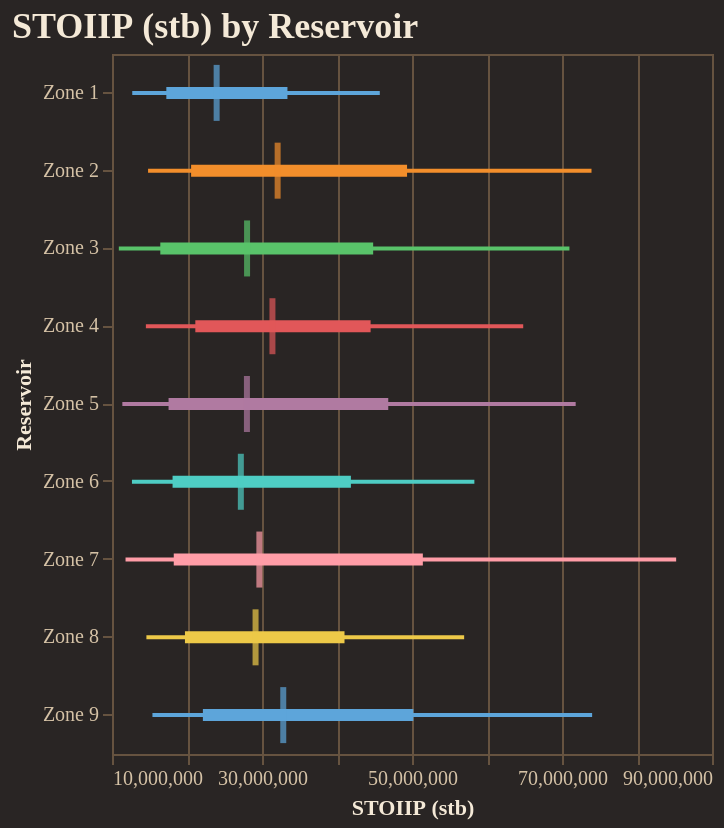

Write notebook code for a chart like this one.
### Code cell
fig = reporter.plotter.forest_plot(
    "STOIIP (stb)", 
    backend=PLOTTING_BACKEND
)
fig.show()

### Figure 1 — Vega-Lite specification as saved in the notebook (floating-point values rounded to 4 significant figures)
{"config": {"background": "#292524", "view": {"fill": "#292524", "stroke": "#665340"}, "title": {"color": "#f4e9d7", "font": "Merriweather", "fontSize": 18, "fontWeight": 600, "subtitleColor": "#d5c2a6", "anchor": "start"}, "axis": {"domainColor": "#665340", "gridColor": "#665340", "tickColor": "#665340", "labelColor": "#d5c2a6", "titleColor": "#f4e9d7", "labelFont": "Merriweather", "titleFont": "Merriweather"}, "legend": {"titleColor": "#f4e9d7", "labelColor": "#d5c2a6", "labelFont": "Merriweather", "titleFont": "Merriweather", "orient": "top-right", "symbolType": "circle"}, "header": {"labelColor": "#d5c2a6", "titleColor": "#f4e9d7", "labelFont": "Merriweather", "titleFont": "Merriweather"}, "mark": {"color": "#c78d3b"}, "line": {"color": "#c78d3b"}, "bar": {"color": "#c78d3b"}, "point": {"color": "#ddb06d"}, "area": {"color": "#c78d3b", "opacity": 0.35}, "text": {"color": "#f4e9d7", "font": "Merriweather"}, "range": {"category": ["#5DA5DA", "#F28E2B", "#59C36A", "#E15759", "#B07AA1", "#4ECDC4", "#FF9DA7", "#EDC948"]}}, "layer": [{"mark": {"type": "rule", "strokeWidth": 2}, "encoding": {"color": {"field": "group", "legend": null, "type": "nominal"}, "x": {"field": "p10", "scale": {"zero": false}, "title": "STOIIP (stb)", "type": "quantitative"}, "x2": {"field": "p90"}, "y": {"field": "group", "sort": ["Zone 1", "Zone 2", "Zone 3", "Zone 4", "Zone 5", "Zone 6", "Zone 7", "Zone 8", "Zone 9"], "title": "Reservoir", "type": "nominal"}}}, {"mark": {"type": "rule", "strokeWidth": 6}, "encoding": {"color": {"field": "group", "legend": null, "type": "nominal"}, "x": {"field": "p25", "scale": {"zero": false}, "title": "STOIIP (stb)", "type": "quantitative"}, "x2": {"field": "p75"}, "y": {"field": "group", "sort": ["Zone 1", "Zone 2", "Zone 3", "Zone 4", "Zone 5", "Zone 6", "Zone 7", "Zone 8", "Zone 9"], "title": "Reservoir", "type": "nominal"}}}, {"mark": {"type": "tick", "color": "black", "size": 28, "thickness": 3}, "encoding": {"color": {"field": "group", "legend": null, "type": "nominal"}, "tooltip": [{"field": "group", "title": "Group", "type": "nominal"}, {"field": "p10", "title": "P10", "type": "quantitative"}, {"field": "p25", "title": "P25", "type": "quantitative"}, {"field": "median", "title": "Median", "type": "quantitative"}, {"field": "p75", "title": "P75", "type": "quantitative"}, {"field": "p90", "title": "P90", "type": "quantitative"}], "x": {"field": "median", "scale": {"zero": false}, "title": "STOIIP (stb)", "type": "quantitative"}, "y": {"field": "group", "sort": ["Zone 1", "Zone 2", "Zone 3", "Zone 4", "Zone 5", "Zone 6", "Zone 7", "Zone 8", "Zone 9"], "title": "Reservoir", "type": "nominal"}}}], "data": {"name": "data-0f8856bf7133921998d12f0f843c6bf7"}, "height": 350, "title": "STOIIP (stb) by Reservoir", "width": "container", "$schema": "https://vega.github.io/schema/vega-lite/v5.20.1.json", "datasets": {"data-0f8856bf7133921998d12f0f843c6bf7": [{"group": "Zone 1", "p10": 12700000.0, "p25": 17240000.0, "median": 23950000.0, "p75": 33390000.0, "p90": 45710000.0}, {"group": "Zone 2", "p10": 14810000.0, "p25": 20550000.0, "median": 32090000.0, "p75": 49340000.0, "p90": 73930000.0}, {"group": "Zone 3", "p10": 10910000.0, "p25": 16440000.0, "median": 28010000.0, "p75": 44820000.0, "p90": 70990000.0}, {"group": "Zone 4", "p10": 14520000.0, "p25": 21110000.0, "median": 31390000.0, "p75": 44480000.0, "p90": 64830000.0}, {"group": "Zone 5", "p10": 11380000.0, "p25": 17540000.0, "median": 27990000.0, "p75": 46830000.0, "p90": 71820000.0}, {"group": "Zone 6", "p10": 12660000.0, "p25": 18080000.0, "median": 27180000.0, "p75": 41850000.0, "p90": 58320000.0}, {"group": "Zone 7", "p10": 11800000.0, "p25": 18230000.0, "median": 29650000.0, "p75": 51450000.0, "p90": 85220000.0}, {"group": "Zone 8", "p10": 14590000.0, "p25": 19730000.0, "median": 29140000.0, "p75": 41000000.0, "p90": 56950000.0}, {"group": "Zone 9", "p10": 15390000.0, "p25": 22120000.0, "median": 32830000.0, "p75": 50180000.0, "p90": 74020000.0}]}}
